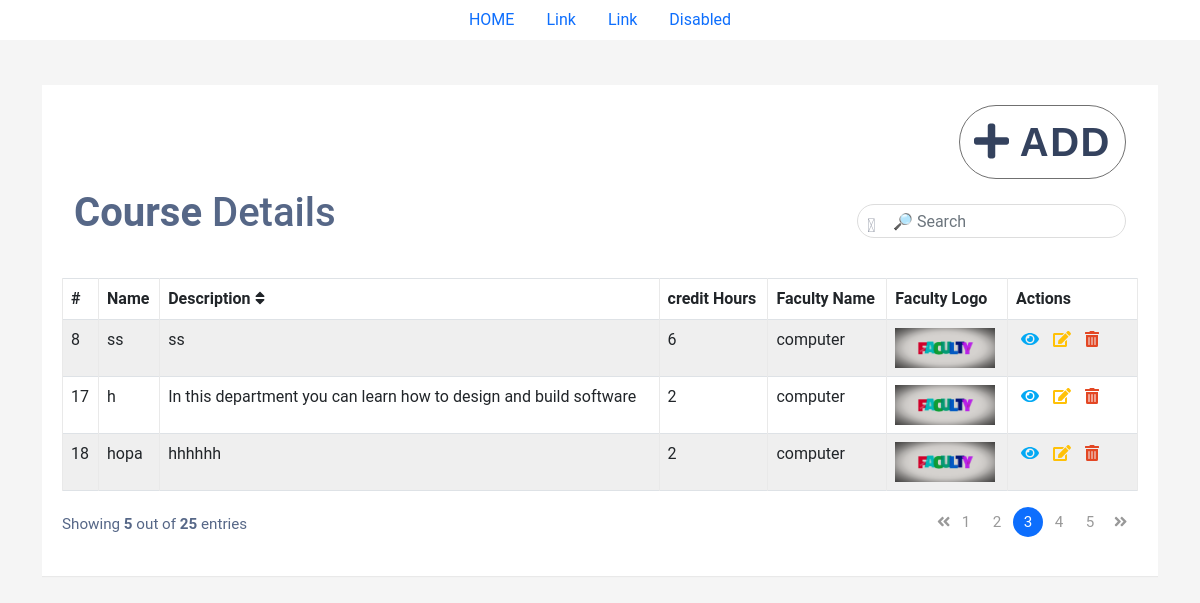
The page /layout/course/html/stable.php (signed in) on the database its author committed.
### tables this page shows
CREATE TABLE `course` (
  `id` int(11) NOT NULL,
  `name` varchar(50) DEFAULT NULL,
  `description` text DEFAULT NULL,
  `credit_hours` int(11) DEFAULT NULL,
  `level` int(11) DEFAULT NULL,
  `chaptersNum` int(11) DEFAULT NULL,
  `faculty_id` int(11) DEFAULT NULL,
  `prof_id` int(11) DEFAULT NULL
);

CREATE TABLE `faculty` (
  `id` int(11) NOT NULL,
  `name` varchar(50) DEFAULT NULL,
  `description` text DEFAULT NULL,
  `createdAt` date DEFAULT NULL,
  `logo` text DEFAULT NULL,
  `background` text DEFAULT NULL,
  `levelsNum` int(11) DEFAULT NULL,
  `specialYear` int(11) DEFAULT NULL
);

### functions/course/select.php (called while the page is built, shortened)
<?php
include "../../../functions/mainFunctions/conn.php" ;
$stmt = $conn->query("SELECT c.*,f.name as ffname,f.logo
                     FROM course as c
                    inner join faculty as f
                    on c.faculty_id=f.id ");
 $res=$stmt->fetchAll();
 ?>

### layout/course/html/stable.php (the view, shortened to what this page needs)
<?php include "../../../functions/mainFunctions/conn.php";?>
<?php include "../../../functions/course/select.php";?><!DOCTYPE html>
<html lang="en">
<head>
    <link rel="stylesheet" href="../../../contents/css/bootstrap.min.css">
    <link rel="stylesheet" href="../../../contents/css/all.min.css">
    <link rel="stylesheet" href="../../../layout/student/css/style.css">
    <link rel="stylesheet" href="../../../layout/professor/css/stable.css">
</head>
<body>
<ul class="nav justify-content-center" style="background-color:white;">
  <li class="nav-item">
    <a class="nav-link" href="../../../index.php">HOME</a>
  </li>
  <li class="nav-item">
    <a class="nav-link" href="#">Link</a>
  </li>
  <li class="nav-item">
    <a class="nav-link" href="#">Link</a>
  </li>
  <li class="nav-item">
    <a class="nav-link" href="#">Disabled</a>
  </li>
</ul>
<div class="container-xl">
    <div class="table-responsive">
        <div class="table-wrapper">
            <div class="table-title">
            <div class="row" style="margin:0;padding:0">
                    <div class="col-sm-8"></div>
                    <div class="col-sm-4">
                    <a href="../../../layout/course/html/create.php" id='add' class="btn btn-success" style="float:right;"><i class="fas fa-plus"></i> ADD</a>
                    </div>
                </div>
                <div class="row" style="margin:0;padding:0">
                    <div class="col-sm-8"><h1><b>Course</b> Details</h1></div>
                    <div class="col-sm-4">
                        <div class="search-box">
                            <i class="material-icons">&#xE8B6;</i>
                            <input type="search" id="myInput" class="form-control" placeholder="&#x1F50E;&#xFE0E; Search">
                        </div>
                    </div>
                </div>
            </div>
            <table class="table table-striped table-hover table-bordered" id="myTable">
                <thead>
                        <th>#</th>
                        <th>Name</th>
                        <th>Description <i class="fa fa-sort"></i></th>
                        <th>credit Hours</th>
                        <th>Faculty Name</th>
                        <th>Faculty Logo</th>
                        <th>Actions</th>
                </thead>
                <tbody>
                    <?php
                     foreach ($res as $row) {
                    ?>
                    <?php if($row['ffname']!="university") {?>
                        <tr>
                        <td><?php echo $row['id'];?></td>
                        <td><?php echo $row['name'];?></td>
                        <td><?php echo $row['description'];?></td>
                        <td><?php echo $row['credit_hours'];?></td>
                        <td><?php echo $row['ffname'];?></td>
                        <td><img src="<?php echo $row['logo'];?>" style="width=40px;height:40px;"></td>
                        <td>
                            <a href="<?php echo $row['id'];?>" style="color:#03A9F4" class="viewC" title="View" data-toggle="tooltip"><i class="fas fa-eye"></i></a>
                            <a id="<?php echo $row['id'];?>" style="color:#FFC107" class="editC" title="Edit" data-toggle="tooltip"><i class="fas fa-edit"></i></a>
                            <a id="<?php echo $row['id'];?>" picture="<?php echo $row['logo'];?>" style="color:#E34724" class="deleteC" title="Delete" data-toggle="tooltip"><i class="fas fa-trash-alt"></i></a>
                        </tr>
                        <?php } ?>
                <?php
                }
                ?>
                </tbody>
            </table>
            <div class="clearfix">
                <div class="hint-text">Showing <b>5</b> out of <b>25</b> entries</div>
                <ul class="pagination">
                    <li class="page-item disabled"><a href="#"><i class="fa fa-angle-double-left"></i></a></li>
                    <li class="page-item"><a href="#" class="page-link">1</a></li>
                    <li class="page-item"><a href="#" class="page-link">2</a></li>
                    <li class="page-item active"><a href="#" class="page-link">3</a></li>
                    <li class="page-item"><a href="#" class="page-link">4</a></li>
                    <li class="page-item"><a href="#" class="page-link">5</a></li>
                    <li class="page-item"><a href="#" class="page-link"><i class="fa fa-angle-double-right"></i></a></li>
                </ul>
            </div>
        </div>
    </div>
</div>
</body>
</html>

### layout/student/css/style.css (style rules this page uses)
body { background: #34425E 0% 0% no-repeat padding-box; }
div { margin-bottom: 10px; margin-top: 15px; }
.btn { background: #FFFFFF 0% 0% ; border: 1px solid #707070; width: 465px; height: 104px; border-radius: 92px; opacity: 1; width: 50%; height: 100%; font: normal normal bold 40px/60px Arial; letter-spacing: 1.54px; color: #34425E; opacity: 1; }

### layout/professor/css/stable.css (style rules this page uses)
body { color: #566787; background: #f5f5f5; font-family: 'Roboto', sans-serif; }
.table-responsive { margin: 30px 0; }
.table-wrapper { min-width: 1000px; background: #fff; padding: 20px; box-shadow: 0 1px 1px rgba(0,0,0,.05); }
.table-title { padding-bottom: 10px; margin: 0 0 10px; min-width: 100%; }
.search-box { position: relative; float: right; }
.search-box input { height: 34px; border-radius: 20px; padding-left: 35px; border-color: #ddd; box-shadow: none; }
.search-box i { color: #a0a5b1; position: absolute; font-size: 19px; top: 8px; left: 10px; }
table.table tr th, table.table tr td { border-color: #e9e9e9; }
table.table-striped tbody tr:nth-of-type(odd) { background-color: #fcfcfc; }
table.table td:last-child { width: 130px; }
table.table td a { color: #a0a5b1; display: inline-block; margin: 0 5px; }
.pagination { float: right; margin: 0 0 5px; }
.pagination li a { border: none; font-size: 95%; width: 30px; height: 30px; color: #999; margin: 0 2px; line-height: 30px; border-radius: 30px !important; text-align: center; padding: 0; }
.pagination li.active a { background: #03A9F4; }
.hint-text { float: left; margin-top: 6px; font-size: 95%; }

### rows shown on the page
course: id "8", name "ss", description "ss", credit_hours "6", faculty.name "computer", faculty.logo (picture)
course: id "17", name "h", description "In this department you can learn how to design and build software", credit_hours "2", faculty.name "computer", faculty.logo (picture)
course: id "18", name "hopa", description "hhhhhh", credit_hours "2", faculty.name "computer", faculty.logo (picture)
